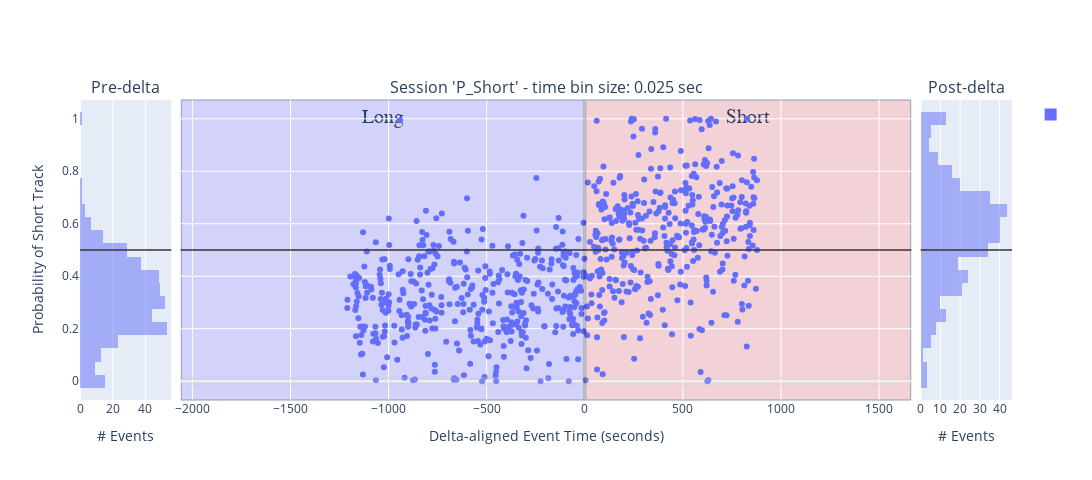

Here is the notebook cell this chart was saved with:
### Code cell
histogram_bins = 25
num_sessions = 1

# concatenated_ripple_df = deepcopy(filtered_all_sessions_wcorr_ripple_df)
concatenated_ripple_df = deepcopy(filtered_all_sessions_simple_pearson_ripple_df) # ['P_LR', 'P_RL', 'P_Long', 'P_Short', 'ripple_idx', 'ripple_start_t', 'P_Long_LR', 'P_Long_RL', 'P_Short_LR', 'P_Short_RL', 'most_likely_decoder_index', 'start', 'stop', 'label', 'duration', 'long_LR_pf_peak_x_pearsonr', 'long_RL_pf_peak_x_pearsonr', 'short_LR_pf_peak_x_pearsonr', 'short_RL_pf_peak_x_pearsonr', 'best_decoder_index', 'session_name', 'time_bin_size', 'delta_aligned_start_t', 'is_user_annotated_epoch', 'is_valid_epoch', 'custom_replay_name', 'epoch_idx', 'long_best_pf_peak_x_pearsonr', 'short_best_pf_peak_x_pearsonr', 'wcorr_long_LR', 'wcorr_long_RL', 'wcorr_short_LR', 'wcorr_short_RL', 'long_best_wcorr', 'short_best_wcorr', 'wcorr_abs_diff', 'pearsonr_abs_diff']

print(f'concatenated_ripple_df.columns: {list(concatenated_ripple_df.columns)}')
# variable_name = 'P_Long'
variable_name = 'P_Short' # Shows expected effect - short-only replay prior to delta and then split replays post-delta
# variable_name = 'short_best_wcorr'
# variable_name = 'long_best_pf_peak_x_pearsonr'
# variable_name = 'long_best_jump'
# variable_name = 'wcorr_abs_diff'
# variable_name = 'short_best_wcorr'
# variable_name = 'wcorr_long_LR'
# variable_name = 'pearsonr_abs_diff'
# variable_name = 'direction_change_bin_ratio_diff'
# variable_name = 'longest_sequence_length_ratio_diff'
# variable_name = 'long_best_longest_sequence_length_ratio'
# variable_name = 'long_best_congruent_dir_bins_ratio'
# variable_name = 'congruent_dir_bins_ratio_diff'
# variable_name = 'total_congruent_direction_change_diff'
# variable_name = 'long_best_congruent_dir_bins_ratio'
# variable_name = 'long_best_direction_change_bin_ratio'
# variable_name = 'long_best_congruent_dir_bins_ratio'
# 'color':'is_user_annotated_epoch'
# 'color': 'is_user_annotated_epoch', 

y_baseline_level: float = 0.5 # for P(short), etc
# y_baseline_level: float = 0.0 # for wcorr, etc

# px_scatter_kwargs = {'x': 'delta_aligned_start_t', 'y': variable_name, 'color':"is_user_annotated_epoch", 'title': f"'{variable_name}'"} # , 'color': 'time_bin_size', 'range_y': [-1.0, 1.0], 'labels': {'session_name': 'Session', 'time_bin_size': 'tbin_size', 'is_user_annotated_epoch':'user_sel'}
px_scatter_kwargs = {'x': 'delta_aligned_start_t', 'y': variable_name, 'title': f"'{variable_name}'"} # , 'color': 'time_bin_size', 'range_y': [-1.0, 1.0], 'labels': {'session_name': 'Session', 'time_bin_size': 'tbin_size', 'is_user_annotated_epoch':'user_sel'}
# px_scatter_kwargs.pop('color')

# hist_kwargs = dict(color="time_bin_size")
hist_kwargs = dict(color="is_user_annotated_epoch") # , histnorm='probability density'
hist_kwargs.pop('color')
new_fig_ripples, new_fig_ripples_context = plotly_pre_post_delta_scatter(data_results_df=concatenated_ripple_df, out_scatter_fig=None, histogram_bins=histogram_bins,
                        px_scatter_kwargs=px_scatter_kwargs, histogram_variable_name=variable_name, hist_kwargs=hist_kwargs, forced_range_y=None,
                        time_delta_tuple=(earliest_delta_aligned_t_start, 0.0, latest_delta_aligned_t_end), legend_title_text=None, is_dark_mode=is_dark_mode)

new_fig_ripples = new_fig_ripples.update_layout(fig_size_kwargs)

_extras_output_dict = {}
if is_dark_mode:
    _extras_output_dict["y_mid_line"] = new_fig_ripples.add_hline(y=y_baseline_level, line=dict(color="rgba(0.8,0.8,0.8,.75)", width=2), row='all', col='all')
else:
    _extras_output_dict["y_mid_line"] = new_fig_ripples.add_hline(y=y_baseline_level, line=dict(color="rgba(0.2,0.2,0.2,.75)", width=2), row='all', col='all')


# fig_to_clipboard(new_fig_ripples, **fig_size_kwargs)
new_fig_ripples_context = new_fig_ripples_context.adding_context_if_missing(num_sessions=num_sessions, plot_type='scatter+hist', comparison='pre-post-delta', variable_name=variable_name)
# figure_out_paths = save_plotly(a_fig=new_fig_ripples, a_fig_context=new_fig_ripples_context)
new_fig_ripples

### Figure 1 — Plotly figure (JSON) as saved in the notebook; plotly's stock layout.template omitted (floating-point values rounded to 4 significant figures; data arrays with more than 128 entries replaced by an {"elided": "..."} marker saying what was removed)
{"data": [{"alignmentgroup": "True", "bingroup": "y", "hovertemplate": "count=%{x}<br>P_Short=%{y}<extra></extra>", "legendgroup": "", "marker": {"color": "#636efa", "opacity": 0.5, "pattern": {"shape": ""}}, "name": "", "nbinsy": 25, "offsetgroup": "", "orientation": "h", "showlegend": true, "type": "histogram", "xaxis": "x", "y": {"elided": "399 float values"}, "yaxis": "y"}, {"hovertemplate": "delta_aligned_start_t=%{x}<br>P_Short=%{y}<extra></extra>", "legendgroup": "", "marker": {"color": "#636efa", "symbol": "circle"}, "mode": "markers", "name": "", "orientation": "v", "showlegend": false, "type": "scatter", "x": {"elided": "766 float values"}, "xaxis": "x2", "y": {"elided": "766 float values"}, "yaxis": "y2"}, {"alignmentgroup": "True", "bingroup": "y", "hovertemplate": "count=%{x}<br>P_Short=%{y}<extra></extra>", "legendgroup": "", "marker": {"color": "#636efa", "opacity": 0.5, "pattern": {"shape": ""}}, "name": "", "nbinsy": 25, "offsetgroup": "", "orientation": "h", "showlegend": false, "type": "histogram", "xaxis": "x3", "y": {"elided": "367 float values"}, "yaxis": "y3"}], "layout": {"annotations": [{"font": {"size": 16}, "showarrow": false, "text": "Pre-delta", "x": 0.049, "xanchor": "center", "xref": "paper", "y": 1, "yanchor": "bottom", "yref": "paper"}, {"font": {"size": 16}, "showarrow": false, "text": "Session 'P_Short' - time bin size: 0.025 sec", "x": 0.5, "xanchor": "center", "xref": "paper", "y": 1, "yanchor": "bottom", "yref": "paper"}, {"font": {"size": 16}, "showarrow": false, "text": "Post-delta", "x": 0.951, "xanchor": "center", "xref": "paper", "y": 1, "yanchor": "bottom", "yref": "paper"}], "barmode": "overlay", "height": 480, "shapes": [{"line": {"color": "rgba(0.8,0.8,0.8,.25)", "width": 9}, "type": "line", "x0": 0, "x1": 1, "xref": "x2 domain", "y0": 0, "y1": 0, "yref": "y2"}, {"line": {"color": "rgba(1,1,1,.25)", "width": 3}, "type": "line", "x0": 0, "x1": 0, "xref": "x2", "y0": 0, "y1": 1, "yref": "y2 domain"}, {"fillcolor": "#c2b8ff", "label": {"font": {"family": "Times New Roman", "size": 20}, "text": "Long", "textposition": "top center"}, "layer": "below", "line": {"width": 1}, "opacity": 0.5, "type": "rect", "x0": -2057.0, "x1": 0, "xref": "x2", "y0": 0, "y1": 1, "yref": "y2 domain"}, {"fillcolor": "#ffb8b8", "label": {"font": {"family": "Times New Roman", "size": 20}, "text": "Short", "textposition": "top center"}, "layer": "below", "line": {"width": 1}, "opacity": 0.5, "type": "rect", "x0": 0, "x1": 1662.0, "xref": "x2", "y0": 0, "y1": 1, "yref": "y2 domain"}, {"line": {"color": "rgba(0.2,0.2,0.2,.75)", "width": 2}, "type": "line", "x0": 0, "x1": 1, "xref": "x domain", "y0": 0.5, "y1": 0.5, "yref": "y"}, {"line": {"color": "rgba(0.2,0.2,0.2,.75)", "width": 2}, "type": "line", "x0": 0, "x1": 1, "xref": "x2 domain", "y0": 0.5, "y1": 0.5, "yref": "y2"}, {"line": {"color": "rgba(0.2,0.2,0.2,.75)", "width": 2}, "type": "line", "x0": 0, "x1": 1, "xref": "x3 domain", "y0": 0.5, "y1": 0.5, "yref": "y3"}], "width": 1920, "xaxis": {"anchor": "y", "domain": [0, 0.098], "title": {"text": "# Events"}}, "xaxis2": {"anchor": "y2", "domain": [0.108, 0.892], "title": {"text": "Delta-aligned Event Time (seconds)"}}, "xaxis3": {"anchor": "y3", "domain": [0.902, 1], "title": {"text": "# Events"}}, "yaxis": {"anchor": "x", "domain": [0, 1], "title": {"text": "Probability of Short Track"}}, "yaxis2": {"anchor": "x2", "domain": [0, 1], "matches": "y", "showticklabels": false}, "yaxis3": {"anchor": "x3", "domain": [0, 1], "matches": "y", "showticklabels": false}}}
